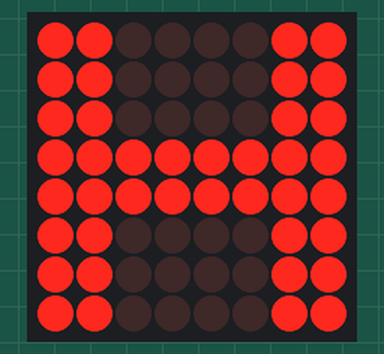
Simulated run of this sketch. Board: Arduino Uno, built with avr-gcc and run on an emulated ATmega328P. Shown: 8×8 LED matrix. Wiring (inferred from the names in the program): LED matrix (orientation assumed): rows pin 13, pin 8, pin 17, pin 10, pin 5, pin 16, pin 4, pin 14; columns pin 9, pin 3, pin 2, pin 12, pin 15, pin 11, pin 7, pin 6.

Above: at 0.1 s.
At 1.1 s:
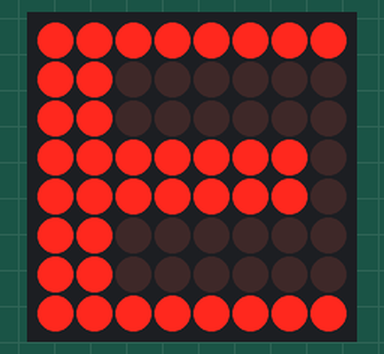
At 2.1 s:
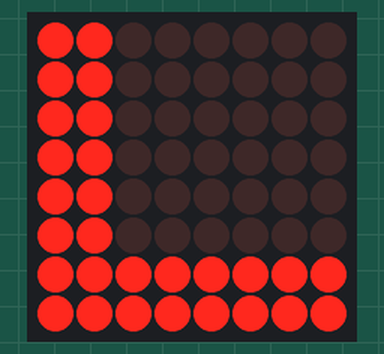
At 5.1 s:
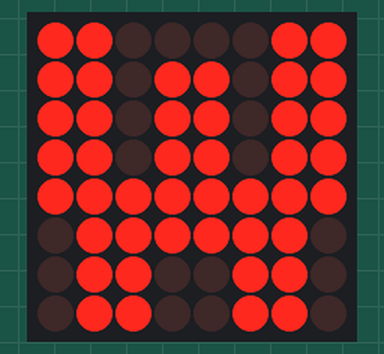
At 7.1 s:
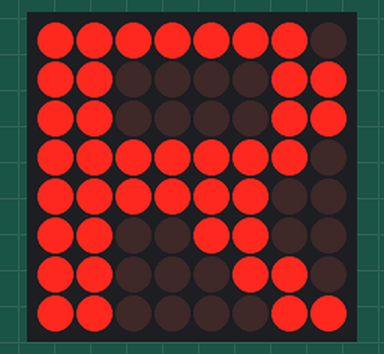
At 9.1 s:
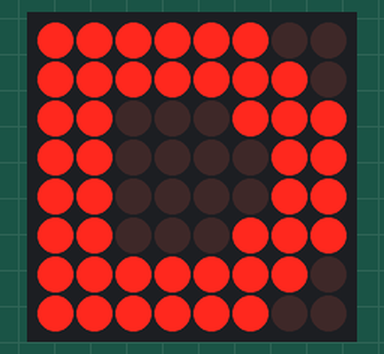

The sketch:

dot_mattrix_8x8.ino
```cpp
#define H \
  { \
      { 1, 1, 0, 0, 0, 0, 1, 1 }, \
      { 1, 1, 0, 0, 0, 0, 1, 1 }, \
      { 1, 1, 0, 0, 0, 0, 1, 1 }, \
      { 1, 1, 1, 1, 1, 1, 1, 1 }, \
      { 1, 1, 1, 1, 1, 1, 1, 1 }, \
      { 1, 1, 0, 0, 0, 0, 1, 1 }, \
      { 1, 1, 0, 0, 0, 0, 1, 1 }, \
      { 1, 1, 0, 0, 0, 0, 1, 1 }, \
  }
#define E \
  { \
      { 1, 1, 1, 1, 1, 1, 1, 1 }, \
      { 1, 1, 0, 0, 0, 0, 0, 0 }, \
      { 1, 1, 0, 0, 0, 0, 0, 0 }, \
      { 1, 1, 1, 1, 1, 1, 1, 0 }, \
      { 1, 1, 1, 1, 1, 1, 1, 0 }, \
      { 1, 1, 0, 0, 0, 0, 0, 0 }, \
      { 1, 1, 0, 0, 0, 0, 0, 0 }, \
      { 1, 1, 1, 1, 1, 1, 1, 1 }, \
  }
#define L \
  { \
      { 1, 1, 0, 0, 0, 0, 0, 0 }, \
      { 1, 1, 0, 0, 0, 0, 0, 0 }, \
      { 1, 1, 0, 0, 0, 0, 0, 0 }, \
      { 1, 1, 0, 0, 0, 0, 0, 0 }, \
      { 1, 1, 0, 0, 0, 0, 0, 0 }, \
      { 1, 1, 0, 0, 0, 0, 0, 0 }, \
      { 1, 1, 1, 1, 1, 1, 1, 1 }, \
      { 1, 1, 1, 1, 1, 1, 1, 1 }, \
  }
#define O \
  { \
      { 0, 0, 1, 1, 1, 1, 0, 0 }, \
      { 0, 1, 1, 0, 0, 1, 1, 0 }, \
      { 1, 1, 0, 0, 0, 0, 1, 1 }, \
      { 1, 1, 0, 0, 0, 0, 1, 1 }, \
      { 1, 1, 0, 0, 0, 0, 1, 1 }, \
      { 1, 1, 0, 0, 0, 0, 1, 1 }, \
      { 0, 1, 1, 0, 0, 1, 1, 0 }, \
      { 0, 0, 1, 1, 1, 1, 0, 0 }, \
  }
#define W \
  { \
      { 1, 1, 0, 0, 0, 0, 1, 1 }, \
      { 1, 1, 0, 1, 1, 0, 1, 1 }, \
      { 1, 1, 0, 1, 1, 0, 1, 1 }, \
      { 1, 1, 0, 1, 1, 0, 1, 1 }, \
      { 1, 1, 1, 1, 1, 1, 1, 1 }, \
      { 0, 1, 1, 1, 1, 1, 1, 0 }, \
      { 0, 1, 1, 0, 0, 1, 1, 0 }, \
      { 0, 1, 1, 0, 0, 1, 1, 0 }, \
  }
#define R \
  { \
      { 1, 1, 1, 1, 1, 1, 1, 0 },\
      { 1, 1, 0, 0, 0, 0, 1, 1 }, \
      { 1, 1, 0, 0, 0, 0, 1, 1 }, \
      { 1, 1, 1, 1, 1, 1, 1, 0 }, \
      { 1, 1, 1, 1, 1, 1, 0, 0 }, \
      { 1, 1, 0, 0, 1, 1, 0, 0 }, \
      { 1, 1, 0, 0, 0, 1, 1, 0 }, \
      { 1, 1, 0, 0, 0, 0, 1, 1 }, \
  }
#define D \
  { \
      { 1, 1, 1, 1, 1, 1, 0, 0 }, \
      { 1, 1, 1, 1, 1, 1, 1, 0 }, \
      { 1, 1, 0, 0, 0, 1, 1, 1 }, \
      { 1, 1, 0, 0, 0, 0, 1, 1 }, \
      { 1, 1, 0, 0, 0, 0, 1, 1 }, \
      { 1, 1, 0, 0, 0, 1, 1, 1 }, \
      { 1, 1, 1, 1, 1, 1, 1, 0 }, \
      { 1, 1, 1, 1, 1, 1, 0, 0 }, \
  }

#define SPACE \
  { \
      { 0, 0, 0, 0, 0, 0, 0, 0 }, \
      { 0, 0, 0, 0, 0, 0, 0, 0 }, \
      { 0, 0, 0, 0, 0, 0, 0, 0 }, \
      { 0, 0, 0, 0, 0, 0, 0, 0 }, \
      { 0, 0, 0, 0, 0, 0, 0, 0 }, \
      { 0, 0, 0, 0, 0, 0, 0, 0 }, \
      { 0, 0, 0, 0, 0, 0, 0, 0 }, \
      { 0, 0, 0, 0, 0, 0, 0, 0 }, \
  }

int cols[8] = { 9, 3, 2, 12, 15, 11, 7, 6 };    // C1, C2, C3, C4, C5, C6, C7, C8
int rows[8] = { 13, 8, 17, 10, 5, 16, 4, 14 };  // R1, R2, R3, R4, R5, R6, R7, R8

unsigned long startTime = 0;
const int numPatterns = 11;
byte patterns[numPatterns][8][8] = { H, E, L, L, O, W, O, R, L, D, SPACE };

void setup() {
  for (int i = 0; i < 8; i++) {
    pinMode(rows[i], OUTPUT);
    pinMode(cols[i], OUTPUT);
  }
}

void loop() {
  for (byte i = 0; i <= (numPatterns - 1); i++, startTime = millis()) {  // 전체 칸수, 시간 초기화
    while (millis() - startTime < 1000) {                                //글자 유지 시간
      for (byte j = 0; j < 8; j++) {                                     // row 위치 조정
        for (byte k = 0; k < 8; k++) {                                   // col 위치 조정
          boolean a = !patterns[i][j][k];                                // (i+k)/8: 열 한칸씩 이동, (i+k)%8: 이동만큼 열위치 회전
          digitalWrite(cols[k], a);                                      // col 핀 제어
        }
        digitalWrite(rows[j], HIGH);  // row 핀 제어
        delay(1);
        digitalWrite(rows[j], LOW);
      }
    }
  }
}
```

Measured:
- by itself, everything shown: repeats every 11.0 s, in 10 steps
- what the display in image 0 shows lasts 1.1 s, from 0.0 s to 1.1 s
- what the display in image 2 shows lasts 2.0 s, from 2.1 s to 4.1 s
